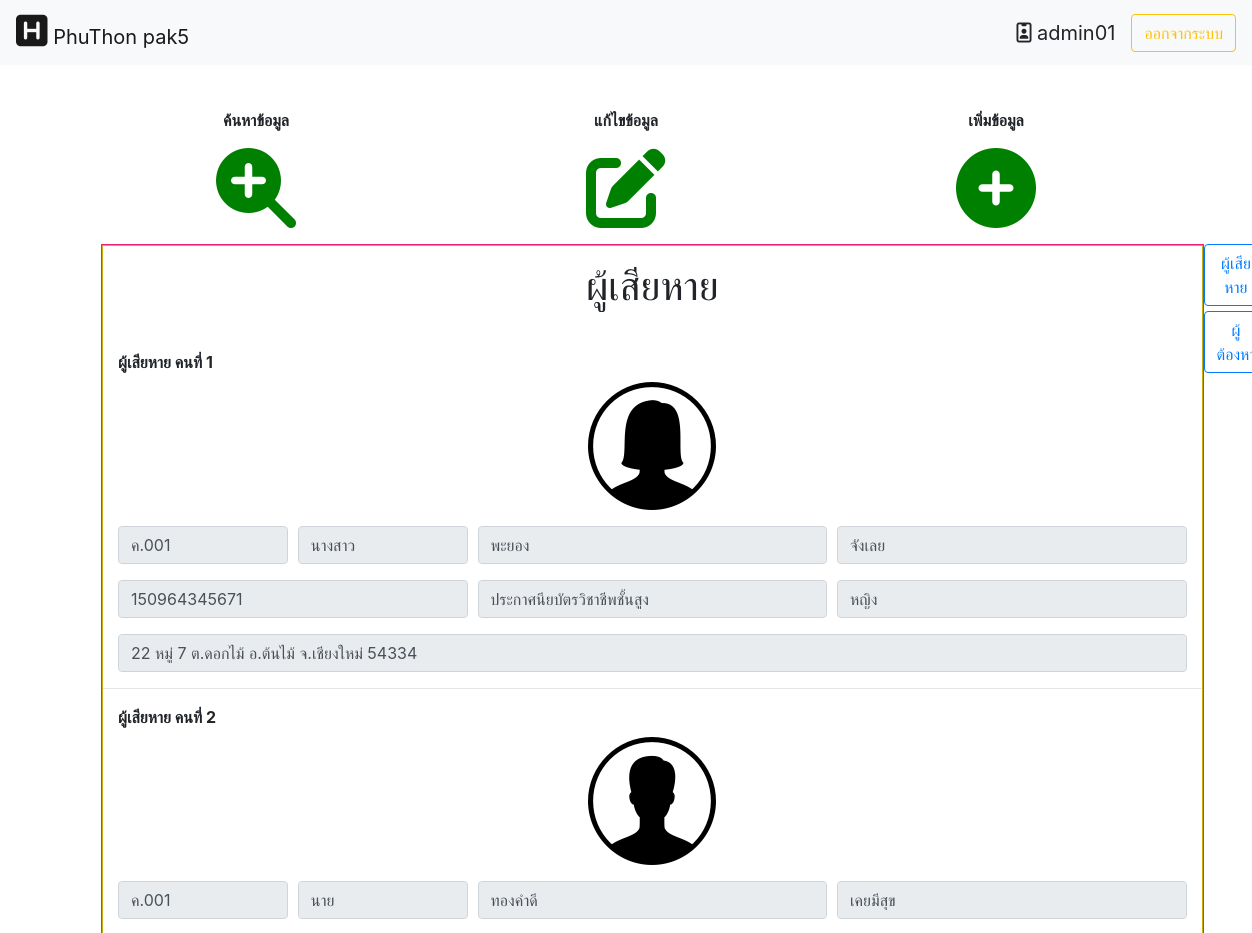
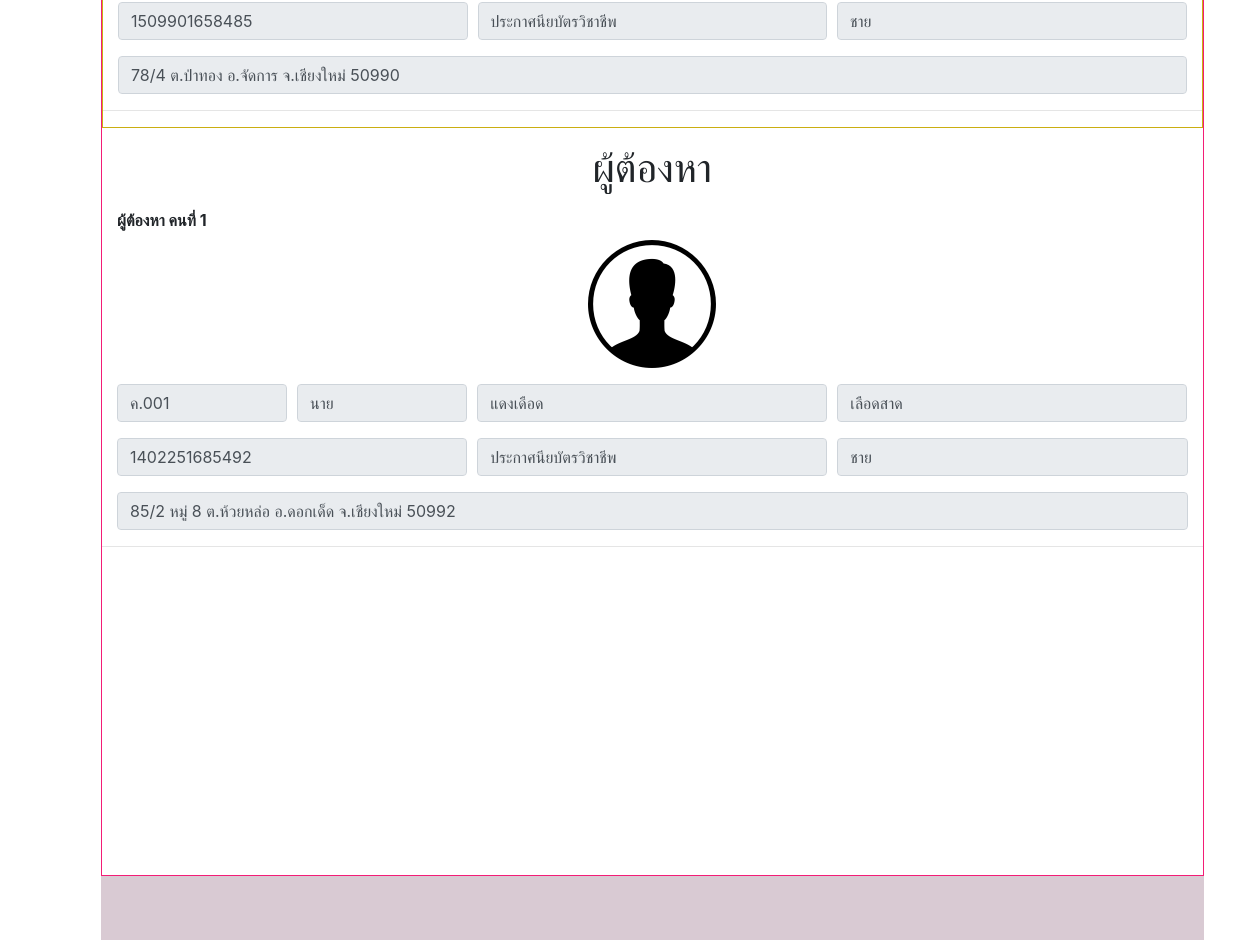
The page /module/main/home.php?datacase=ค.001&module=1&action=1 (signed in) on the database its author committed (2 pictures, top to bottom).
### tables this page shows
CREATE TABLE `victim` (
  `case_id` varchar(255) NOT NULL,
  `title_name` varchar(255) NOT NULL,
  `victim_name` varchar(255) NOT NULL,
  `victim_lastname` varchar(255) NOT NULL,
  `victim_sex` tinyint(2) NOT NULL,
  `victim_idcard` char(13) NOT NULL,
  `victim_address` text DEFAULT NULL,
  `victim_education` tinyint(2) NOT NULL,
  `victim_image` varchar(255) DEFAULT NULL
);

CREATE TABLE `education` (
  `edu_id` tinyint(2) NOT NULL,
  `edu_name` varchar(255) NOT NULL
);

CREATE TABLE `villain` (
  `case_id` varchar(255) NOT NULL,
  `title_name` varchar(255) NOT NULL,
  `villain_name` varchar(255) NOT NULL,
  `villain_lastname` varchar(255) NOT NULL,
  `villain_sex` tinyint(2) NOT NULL,
  `villain_idcard` char(13) NOT NULL,
  `villain_address` text DEFAULT NULL,
  `villain_education` tinyint(2) DEFAULT NULL,
  `villain_image` varchar(255) DEFAULT NULL
);

### module/view/view_data.php (the view, shortened to what this page needs)
<?php
$con = connect_db();
  ?>
<div class="container bigbody">
  <div  class="topbigbody">
    <div class="subbigbody">
    <div class="row">
    <div class="col-sm-4">
    <p class="text-center"><b>ค้นหาข้อมูล</b></p>
      <a href="#" id="myBtnSc">
      <p class="text-center"><i class="fas fa-search-plus" style="font-size: 80px"></i></i></p>
      </a>
    </div>
    <div class="col-sm-4">
      <p class="text-center"><b>แก้ไขข้อมูล</b></p>
      <a href="#">
      <p class="text-center"><i class="fas fa-edit" style="font-size: 80px"></i></p>
      </a>
    </div>
    <div class="col-sm-4">
      <p class="text-center"><b>เพิ่มข้อมูล</b></p>
      <a href="#">
      <p class="text-center"><i class="fas fa-plus-circle" style="font-size: 80px"></i></i></p>
      </a>
    </div>
    </div>
    </div>
    </div>
    <div class="col-md">
  <div class="bf-footer">
    <div class="victim">
      <p><h1 class="text-center">ผู้เสียหาย</h1></p>
      <br>
      <form>
      <?php
      if(empty($_GET['datacase'])){
        $data = "";
      }else{
        $data=$_GET['datacase'];
        $i=1;
        $result_victim = mysqli_query($con,"SELECT vm.case_id, vm.title_name, vm.victim_name,vm.victim_lastname,vm.victim_sex,vm.victim_idcard,vm.victim_address,ed.edu_name,vm.victim_image FROM victim as vm  INNER JOIN education as ed ON vm.victim_education = ed.edu_id WHERE case_id = '$data'")or die("resualt_victim sqli error".mysqli_error($con));
        while(list($case_id,$title_name,$victim_name,$victim_lastname,$victim_sex,$victim_idcard,$victim_address,$victim_education,$victim_image)=mysqli_fetch_row($result_victim)){
          if($victim_sex == 1){
            $sex_name = "ชาย";
          }else{
            $sex_name = "หญิง";
          }
        ?>
         <div class="col-md">
          <b><label for="formGroupExampleInput">ผู้เสียหาย คนที่ <?php echo $i; $i++?></label></b>
          <p><img src="../../image/<?php echo $victim_image; ?>.png" class="img-fluid mx-auto d-block" alt="Responsive image"></p>
          <div class="form-row">
          <div class="col-2">
              <input type="text" class="form-control" placeholder="รหัสคดี <?php echo $case_id; ?>" value="<?php echo $case_id; ?>" readonly>
            </div>
            <div class="col-2">
              <input type="text" class="form-control" placeholder="คำนำหน้าชื่อ" value="<?php echo $title_name; ?>" readonly>
            </div>
            <div class="col-4">
              <input type="text" class="form-control" placeholder="ชื่อ" value="<?php echo $victim_name; ?>" readonly>
            </div>
            <div class="col-4">
              <input type="text" class="form-control" placeholder="นามสกุล" value="<?php echo $victim_lastname; ?>" readonly>
            </div>
            </div>
          </div>
        <div class="col-md">
          <div class="form-row">
            <div class="col">
              <input type="text" class="form-control" placeholder="เลขบัตรประจำตัวประชาชน" value="<?php echo $victim_idcard; ?>" readonly>
            </div>
            <div class="col">
              <input type="text" class="form-control" placeholder="ระดับการศึกษา" value="<?php echo $victim_education; ?>" readonly>
            </div>
            <div class="col">
              <input type="text" class="form-control" placeholder="เพศ" value="<?php echo $sex_name; ?>" readonly>
            </div>
          </div>
        </div>
        <div class="col-md">
          <div class="form-row">
            <div class="col">
              <input type="text" class="form-control" placeholder="ที่อยู่" value="<?php echo $victim_address; ?>" readonly>
            </div>
          </div>
        </div>
        <hr>
      <?php
      }
    }
      ?>
      </form>
     </div>
     <div class="villain">
     <p><h1 class="text-center">ผู้ต้องหา</h1></p>
     <form>
      <?php
      if(empty($_GET['datacase'])){
        $data = "";
      }else{
        $data=$_GET['datacase'];
        $i=1;
        $result_victim = mysqli_query($con,"SELECT vl.case_id,vl.title_name,vl.villain_name,vl.villain_lastname,vl.villain_sex,vl.villain_idcard,vl.villain_address,ed.edu_name,vl.villain_image FROM villain as vl INNER JOIN education as ed ON vl.villain_education = ed.edu_id WHERE case_id = '$data'")or die("resualt_villain sqli error".mysqli_error($con));
        while(list($case_id,$title_name,$villain_name,$villain_lastname,$villain_sex,$villain_idcard,$villain_address,$villain_education,$villain_image)=mysqli_fetch_row($result_victim)){
          if($villain_sex == 1){
            $sex_name = "ชาย";
          }else{
            $sex_name = "หญิง";
          }
        ?>
         <div class="col-md">
          <b><label for="formGroupExampleInput">ผู้ต้องหา คนที่ <?php echo $i; $i++?></label></b>
          <p><img src="../../image/<?php echo $villain_image; ?>.png" class="img-fluid mx-auto d-block" alt="Responsive image"></p>
          <div class="form-row">
          <div class="col-2">
              <input type="text" class="form-control" placeholder="รหัสคดี <?php echo $case_id; ?>" value="<?php echo $case_id; ?>" readonly>
            </div>
            <div class="col-2">
              <input type="text" class="form-control" placeholder="คำนำหน้าชื่อ" value="<?php echo $title_name; ?>" readonly>
            </div>
            <div class="col-4">
              <input type="text" class="form-control" placeholder="ชื่อ" value="<?php echo $villain_name; ?>" readonly>
            </div>
            <div class="col-4">
              <input type="text" class="form-control" placeholder="นามสกุล" value="<?php echo $villain_lastname; ?>" readonly>
            </div>
            </div>
          </div>
        <div class="col-md">
          <div class="form-row">
            <div class="col">
              <input type="text" class="form-control" placeholder="เลขบัตรประจำตัวประชาชน" value="<?php echo $villain_idcard; ?>" readonly>
            </div>
            <div class="col">
              <input type="text" class="form-control" placeholder="ระดับการศึกษา" value="<?php echo $villain_education; ?>" readonly>
            </div>
            <div class="col">
              <input type="text" class="form-control" placeholder="เพศ" value="<?php echo $sex_name; ?>" readonly>
            </div>
          </div>
        </div>
        <div class="col-md">
          <div class="form-row">
            <div class="col">
              <input type="text" class="form-control" placeholder="ที่อยู่" value="<?php echo $villain_address; ?>" readonly>
            </div>
          </div>
        </div>
        <hr>
      <?php
      }
    }
      ?>
      </form>
     <br>
     <br>
     <br>
     </div>
     <br>
      <br>
      <br>
      <br>
      <br>
      <br>
      <br>
      <br>
      <br>
      <br>
</div>
<div class="menu">
    <ul style="list-style-type: none;margin:0;padding:0;">
      <li style="margin:0px 0px 5px 0px;"><a href="#ผู้เสียหาย"><button type="button" class="btn btn-outline-primary">ผู้เสียหาย</button></a></li>
      <li style="margin:0px 0px 5px 0px;"><a href="#ผู้ต้องหาย"><button type="button" class="btn btn-outline-primary">ผู้ต้องหา</button></a></li>
    </ul>
</div>
<div class="footer-view"></div>
</div>

### module/main/home.php (shortened to what this page needs)
<html lang="en">
<head>
  <link rel="stylesheet" href="https://maxcdn.bootstrapcdn.com/bootstrap/4.3.1/css/bootstrap.min.css">
  <link rel="stylesheet" type="text/css" href="https://cdn.datatables.net/v/dt/dt-1.10.18/datatables.min.css"/>
  <link rel="stylesheet" href="home.css">
</head>
<body>
 <nav class="navbar navbar-expand-lg navbar-light bg-light fixed-top">
  <a class="navbar-brand" href="home.php"><i style="font-size: 36px" class="fas fa-h-square"></i> PhuThon pak5</a>
  <div class="collapse navbar-collapse" id="navbarTogglerDemo03">
    <form class="form-inline my-2 my-lg-0">
    <a class="navbar-brand"><i class="far fa-id-badge"></i> <?php echo $_SESSION['user_name']; ?></a>
    <a href="../fuction/destroy_session.php"><button class="btn btn-outline-warning my-2 my-sm-0" type="button">ออกจากระบบ</button></a>
    </form>
  </div>
</nav>
<div class="container bigbody">
<?php
include("../fuction/fc_module.php");
if(empty($_GET['module'])||empty($_GET['action'])){
  module(0,0);
}else{
  module($_GET['module'],$_GET['action']);
}
?>
  </div>
</div>
</body>
</html>

### module/fuction/fc_module.php (shortened to what this page needs)
<?php
    function module($module,$action){
        $m = "";
        $a = "";
        switch($module){
            case 1 : $m="view"; break;
        }
        switch($action){
            case 1 : $a="view_data.php"; break;
        }
        if($m=="404"||$a=="404.php"){
            include("../404/404.php");
        }else{
            include("../$m/$a");
        }
    }
?>

### module/main/home.css (style rules this page uses)
.subbigbody { padding-top: 10%; }
a { color: green; }
.bf-footer { border: 1px solid #f31d76; float: left; width: 105%; }
.menu { display: flex; }
.footer-view { background-color: #d9cad3; padding: 2rem; width: 105%; }
.victim { border: 1px solid #caae11; }

### rows shown on the page
victim: victim_image (picture), case "ค.001", title_name "นางสาว", victim_name "พะยอง", victim_lastname "จังเลย", victim_idcard "150964345671", victim_education.edu_name "ประกาศนียบัตรวิชาชีพชั้นสูง", victim_sex "หญิง", victim_address "22 หมู่ 7 ต.ดอกไม้ อ.ต้นไม้ จ.เชียงใหม่ 54334"
victim: victim_image (picture), case "ค.001", title_name "นาย", victim_name "ทองคำดี", victim_lastname "เคยมีสุข", victim_idcard "1509901658485", victim_education.edu_name "ประกาศนียบัตรวิชาชีพ", victim_sex "ชาย", victim_address "78/4 ต.ป่าทอง อ.จัดการ จ.เชียงใหม่ 50990"
villain: villain_image (picture), case "ค.001", title_name "นาย", villain_name "แดงเดือด", villain_lastname "เลือดสาด", villain_idcard "1402251685492", villain_education.edu_name "ประกาศนียบัตรวิชาชีพ", villain_sex "ชาย", villain_address "85/2 หมู่ 8 ต.ห้วยหล่อ อ.ดอกเด็ด จ.เชียงใหม่ 50992"

### other values the page prints
$_SESSION['user_name'] "admin01"
